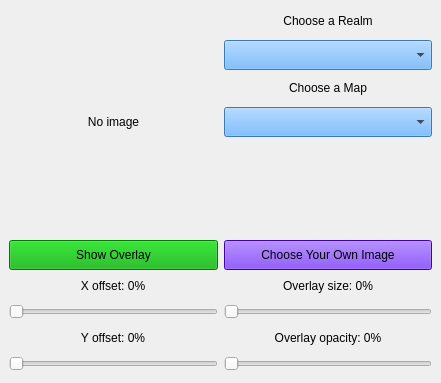
<?xml version="1.0" encoding="UTF-8"?>
<ui version="4.0">
 <class>MainWindow</class>
 <widget class="QMainWindow" name="MainWindow">
  <property name="geometry">
   <rect>
    <x>0</x>
    <y>0</y>
    <width>441</width>
    <height>383</height>
   </rect>
  </property>
  <property name="windowTitle">
   <string>MainWindow</string>
  </property>
  <property name="styleSheet">
   <string notr="true"/>
  </property>
  <widget class="QWidget" name="centralwidget">
   <layout class="QGridLayout" name="gridLayout">
    <item row="0" column="0">
     <layout class="QVBoxLayout" name="menuLayout">
      <item>
       <layout class="QHBoxLayout" name="imageLayout">
        <item>
         <layout class="QVBoxLayout" name="startShowingLayout">
          <item>
           <widget class="QLabel" name="mainWindowImage">
            <property name="sizePolicy">
             <sizepolicy hsizetype="MinimumExpanding" vsizetype="MinimumExpanding">
              <horstretch>0</horstretch>
              <verstretch>0</verstretch>
             </sizepolicy>
            </property>
            <property name="minimumSize">
             <size>
              <width>200</width>
              <height>202</height>
             </size>
            </property>
            <property name="maximumSize">
             <size>
              <width>16777215</width>
              <height>16777215</height>
             </size>
            </property>
            <property name="text">
             <string>No image</string>
            </property>
            <property name="alignment">
             <set>Qt::AlignCenter</set>
            </property>
           </widget>
          </item>
          <item alignment="Qt::AlignBottom">
           <widget class="QPushButton" name="startShowingButton">
            <property name="sizePolicy">
             <sizepolicy hsizetype="MinimumExpanding" vsizetype="Fixed">
              <horstretch>0</horstretch>
              <verstretch>0</verstretch>
             </sizepolicy>
            </property>
            <property name="minimumSize">
             <size>
              <width>200</width>
              <height>30</height>
             </size>
            </property>
            <property name="maximumSize">
             <size>
              <width>16777215</width>
              <height>30</height>
             </size>
            </property>
            <property name="styleSheet">
             <string notr="true">background-color: rgb(0, 170, 0);
color: rgb(0, 0, 0);</string>
            </property>
            <property name="text">
             <string>Show Overlay</string>
            </property>
           </widget>
          </item>
         </layout>
        </item>
        <item>
         <layout class="QVBoxLayout" name="chooseImageLayout">
          <item>
           <layout class="QVBoxLayout" name="chooseLayout">
            <item>
             <layout class="QVBoxLayout" name="chooseRealmLayout">
              <item alignment="Qt::AlignHCenter|Qt::AlignVCenter">
               <widget class="QLabel" name="chooseRealmLabel">
                <property name="minimumSize">
                 <size>
                  <width>200</width>
                  <height>20</height>
                 </size>
                </property>
                <property name="maximumSize">
                 <size>
                  <width>400</width>
                  <height>20</height>
                 </size>
                </property>
                <property name="text">
                 <string>Choose a Realm</string>
                </property>
                <property name="alignment">
                 <set>Qt::AlignCenter</set>
                </property>
               </widget>
              </item>
              <item alignment="Qt::AlignVCenter">
               <widget class="QComboBox" name="chooseRealmComboBox">
                <property name="sizePolicy">
                 <sizepolicy hsizetype="Preferred" vsizetype="Fixed">
                  <horstretch>0</horstretch>
                  <verstretch>0</verstretch>
                 </sizepolicy>
                </property>
                <property name="minimumSize">
                 <size>
                  <width>200</width>
                  <height>30</height>
                 </size>
                </property>
                <property name="maximumSize">
                 <size>
                  <width>16777215</width>
                  <height>30</height>
                 </size>
                </property>
                <property name="styleSheet">
                 <string notr="true">background-color: rgb(85, 170, 255);</string>
                </property>
               </widget>
              </item>
             </layout>
            </item>
            <item>
             <layout class="QVBoxLayout" name="chooseMapLayout">
              <item alignment="Qt::AlignHCenter|Qt::AlignVCenter">
               <widget class="QLabel" name="chooseMapLabel">
                <property name="minimumSize">
                 <size>
                  <width>200</width>
                  <height>20</height>
                 </size>
                </property>
                <property name="maximumSize">
                 <size>
                  <width>400</width>
                  <height>20</height>
                 </size>
                </property>
                <property name="text">
                 <string>Choose a Map</string>
                </property>
                <property name="alignment">
                 <set>Qt::AlignCenter</set>
                </property>
               </widget>
              </item>
              <item alignment="Qt::AlignVCenter">
               <widget class="QComboBox" name="chooseMapComboBox">
                <property name="minimumSize">
                 <size>
                  <width>200</width>
                  <height>30</height>
                 </size>
                </property>
                <property name="maximumSize">
                 <size>
                  <width>16777215</width>
                  <height>30</height>
                 </size>
                </property>
                <property name="layoutDirection">
                 <enum>Qt::LeftToRight</enum>
                </property>
                <property name="styleSheet">
                 <string notr="true">background-color: rgb(85, 170, 255);</string>
                </property>
               </widget>
              </item>
             </layout>
            </item>
           </layout>
          </item>
          <item alignment="Qt::AlignBottom">
           <widget class="QPushButton" name="chooseOwnImageButton">
            <property name="sizePolicy">
             <sizepolicy hsizetype="MinimumExpanding" vsizetype="Fixed">
              <horstretch>0</horstretch>
              <verstretch>0</verstretch>
             </sizepolicy>
            </property>
            <property name="minimumSize">
             <size>
              <width>200</width>
              <height>30</height>
             </size>
            </property>
            <property name="maximumSize">
             <size>
              <width>16777215</width>
              <height>30</height>
             </size>
            </property>
            <property name="styleSheet">
             <string notr="true">color: rgb(0, 0, 0);
background-color: rgb(85, 0, 255);</string>
            </property>
            <property name="text">
             <string>Choose Your Own Image</string>
            </property>
           </widget>
          </item>
         </layout>
        </item>
       </layout>
      </item>
      <item>
       <layout class="QHBoxLayout" name="optionsLayout">
        <item>
         <layout class="QVBoxLayout" name="overlayPositionLayout">
          <item>
           <layout class="QVBoxLayout" name="overlayOffsetXLayout">
            <item alignment="Qt::AlignHCenter|Qt::AlignVCenter">
             <widget class="QLabel" name="overlayOffsetXLabel">
              <property name="minimumSize">
               <size>
                <width>200</width>
                <height>20</height>
               </size>
              </property>
              <property name="maximumSize">
               <size>
                <width>400</width>
                <height>20</height>
               </size>
              </property>
              <property name="text">
               <string>X offset: 0%</string>
              </property>
              <property name="alignment">
               <set>Qt::AlignCenter</set>
              </property>
             </widget>
            </item>
            <item>
             <widget class="QSlider" name="overlayOffsetXSlider">
              <property name="minimumSize">
               <size>
                <width>200</width>
                <height>20</height>
               </size>
              </property>
              <property name="maximumSize">
               <size>
                <width>16777215</width>
                <height>20</height>
               </size>
              </property>
              <property name="orientation">
               <enum>Qt::Horizontal</enum>
              </property>
             </widget>
            </item>
           </layout>
          </item>
          <item>
           <layout class="QVBoxLayout" name="overlayOffsetYLayout">
            <item alignment="Qt::AlignHCenter|Qt::AlignVCenter">
             <widget class="QLabel" name="overlayOffsetYLabel">
              <property name="minimumSize">
               <size>
                <width>200</width>
                <height>20</height>
               </size>
              </property>
              <property name="maximumSize">
               <size>
                <width>400</width>
                <height>20</height>
               </size>
              </property>
              <property name="text">
               <string>Y offset: 0%</string>
              </property>
              <property name="alignment">
               <set>Qt::AlignCenter</set>
              </property>
             </widget>
            </item>
            <item alignment="Qt::AlignVCenter">
             <widget class="QSlider" name="overlayOffsetYSlider">
              <property name="minimumSize">
               <size>
                <width>200</width>
                <height>20</height>
               </size>
              </property>
              <property name="maximumSize">
               <size>
                <width>16777215</width>
                <height>20</height>
               </size>
              </property>
              <property name="orientation">
               <enum>Qt::Horizontal</enum>
              </property>
             </widget>
            </item>
           </layout>
          </item>
         </layout>
        </item>
        <item>
         <layout class="QVBoxLayout" name="overlayOptionsLayout">
          <item>
           <layout class="QVBoxLayout" name="overlaySizeLayout">
            <item alignment="Qt::AlignHCenter|Qt::AlignVCenter">
             <widget class="QLabel" name="overlaySizeLabel">
              <property name="minimumSize">
               <size>
                <width>200</width>
                <height>20</height>
               </size>
              </property>
              <property name="maximumSize">
               <size>
                <width>400</width>
                <height>20</height>
               </size>
              </property>
              <property name="text">
               <string>Overlay size: 0%</string>
              </property>
              <property name="alignment">
               <set>Qt::AlignCenter</set>
              </property>
             </widget>
            </item>
            <item alignment="Qt::AlignVCenter">
             <widget class="QSlider" name="overlaySizeSlider">
              <property name="minimumSize">
               <size>
                <width>200</width>
                <height>20</height>
               </size>
              </property>
              <property name="maximumSize">
               <size>
                <width>16777215</width>
                <height>20</height>
               </size>
              </property>
              <property name="orientation">
               <enum>Qt::Horizontal</enum>
              </property>
             </widget>
            </item>
           </layout>
          </item>
          <item>
           <layout class="QVBoxLayout" name="overlayOpacityLayout">
            <item alignment="Qt::AlignHCenter|Qt::AlignVCenter">
             <widget class="QLabel" name="overlayOpacityLabel">
              <property name="minimumSize">
               <size>
                <width>200</width>
                <height>20</height>
               </size>
              </property>
              <property name="maximumSize">
               <size>
                <width>400</width>
                <height>20</height>
               </size>
              </property>
              <property name="text">
               <string>Overlay opacity: 0%</string>
              </property>
              <property name="alignment">
               <set>Qt::AlignCenter</set>
              </property>
             </widget>
            </item>
            <item alignment="Qt::AlignVCenter">
             <widget class="QSlider" name="overlayOpacitySlider">
              <property name="minimumSize">
               <size>
                <width>200</width>
                <height>20</height>
               </size>
              </property>
              <property name="maximumSize">
               <size>
                <width>16777215</width>
                <height>20</height>
               </size>
              </property>
              <property name="orientation">
               <enum>Qt::Horizontal</enum>
              </property>
             </widget>
            </item>
           </layout>
          </item>
         </layout>
        </item>
       </layout>
      </item>
     </layout>
    </item>
   </layout>
  </widget>
 </widget>
 <resources/>
 <connections/>
</ui>
